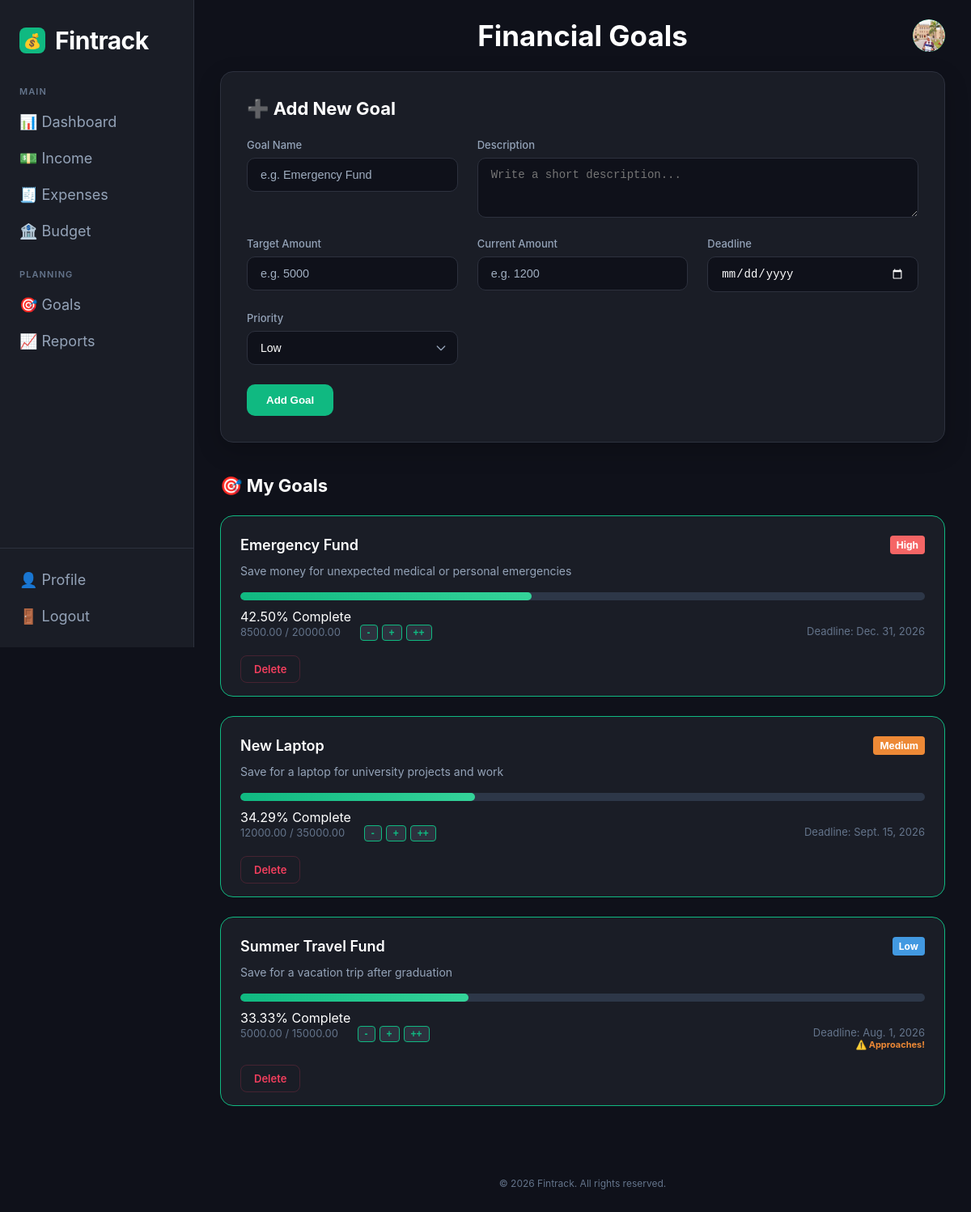
The page /goals/ (signed in) on the database its author committed.
### users/models.py (models this page shows, shortened)
class User(AbstractUser):
    total_balance = models.FloatField(default=0.0)
    job_title     = models.CharField(max_length=100, blank=True, default="")
    phone_number  = models.CharField(max_length=20,  blank=True, default="")
    country       = models.CharField(max_length=100, blank=True, default="")
    city          = models.CharField(max_length=100, blank=True, default="")
    avatar = models.ImageField(upload_to='avatars/', blank=True, null=True)

### goals/models.py (models this page shows)
class Goal(models.Model):
    user = models.ForeignKey(settings.AUTH_USER_MODEL, on_delete=models.CASCADE, null=True)
    goalTitle=models.CharField(max_length=100)
    goalAmount=models.DecimalField(max_digits=10,decimal_places=2)
    currentAmount=models.DecimalField(max_digits=10,decimal_places=2,default=0)
    goalDeadline=models.DateField()
    goalDescription=models.TextField(blank=True)
    PRIORITY_CHOICES = [
        ('low', 'Low'),
        ('medium', 'Medium'),
        ('high', 'High'),
    ]
    goalPriority=models.CharField(max_length=10, choices=PRIORITY_CHOICES, default='medium')
    @property
    def progress_percentage(self):
        if self.goalAmount and self.goalAmount > 0:
            percent = (self.currentAmount / self.goalAmount) * 100
            return min(percent, 100)
        return 0

### goals/views.py (the view, shortened to what this page needs)
# urls.py: path('', views.goals_view, name='goals'),
def goals_view(request):
    goals = Goal.objects.filter(user=request.user)
    today = timezone.now().date()
    for x in goals:
        if x.goalDeadline:
            days_left = (x.goalDeadline - today).days
            if days_left < 0:
                x.deadline_status = "expired"
            elif days_left <= 3:
                x.deadline_status = "urgent"
            else:
                x.deadline_status = "safe"
        else:
            x.deadline_status = "none"
    return render(request, 'goals/goals.html', {'goals': goals})

### goals/templates/goals/goals.html (shortened to what this page needs)
{% load static %}
<!DOCTYPE html>
<html lang="en">
<head>
    <link rel="stylesheet" href="{% static 'side-bar.css' %}">
    <link rel="stylesheet" href="{% static 'goals.css' %}">
</head>
<body>
    <div class="app">
        <aside id="sidebar"></aside>
        <div class="main">
            <nav class="topbar">
                <div class="page-title">Financial Goals</div>
                <div class="avatar">
                    {% if user.avatar %}
                        <img src="{{ user.avatar.url }}" style="width:100%;height:100%;object-fit:cover;border-radius:50%;">
                    {% else %}
                        {{ user.username|first|upper }}
                    {% endif %}
                </div>
            </nav>
            <div class="content">
                <form method="POST" id="goalForm" novalidate>
                    <div class="form-card">
                        <h2>➕ Add New Goal</h2>
                        <div class="form-grid">
                            <div class="form-group">
                                <label for="goalName">Goal Name</label>
                                <input type="text" name="goalName" required placeholder="e.g. Emergency Fund">
                            </div>
                            <div class="form-group" style="grid-column: span 2;">
                                <label for="goalDescription">Description</label>
                                <textarea name="goalDescription" required placeholder="Write a short description..." rows="3"></textarea>
                            </div>
                            <div class="form-group">
                                <label for="goalTarget">Target Amount</label>
                                <div style="display: flex; gap: 5px;">
                                    <input type="number" name="goalTarget" min="1" required placeholder="e.g. 5000" min="1" style="flex: 3;">
                                </div>
                            </div>
                            <div class="form-group">
                                <label for="goalCurrent">Current Amount</label>
                                <input type="number" name="goalCurrent" required placeholder="e.g. 1200" min="0">
                            </div>
                            <div class="form-group">
                                <label for="goalDeadline">Deadline</label>
                                <input type="date" name="goalDeadline" required>
                            </div>
                            <div class="form-group">
                                <label for="goalPriority">Priority</label>
                                <select name="goalPriority">
                                    <option value="low">Low</option>
                                </select>
                            </div>
                        </div>
                        <button type="submit" onclick="validateAndConfirm()" class="btn-add">Add Goal</button>
                    </div>
                </form>
                <div class="goals-section">
                    <h2>🎯 My Goals</h2>
                    {% if goals %}
                        {% for x in goals %}
                            <div class="goal-card">
                                <div class="goal-header">
                                    <h3>{{ x.goalTitle }}</h3>
                                    <span class="priority-badge {{ x.goalPriority }}">{{ x.goalPriority|title }}</span>
                                </div>
                                <p class="description">{{ x.goalDescription }}</p>
                                <div class="progress-bar">
                                    <div class="progress" style="--width: {{ x.progress_percentage }}%;"></div>
                                </div>
                                <span class="progress-text">{{ x.progress_percentage|floatformat:2 }}% Complete</span>
                                <div class="goal-footer">
                                    <div class="amount-info">
                                        <span>{{ x.currentAmount }} / {{ x.goalAmount }}</span>
                                        <div class="quick-update-btns" style="display: inline-flex; gap: 5px; margin-left: 10px;">
                                            <div class="quick-update-btns" style="display: inline-flex; gap: 5px; margin-left: 10px;">
                                                <button onclick="quickUpdate('{{ x.id }}', -10)" class="btn-small" >-</button>
                                                <button onclick="quickUpdate('{{ x.id }}', 10)" class="btn-small">+</button>
                                                <button onclick="quickUpdate('{{ x.id }}', 100)" class="btn-small">++</button>
                                            </div>
                                        </div>
                                    </div>
                                    <div style="display: flex; flex-direction: column; align-items: flex-end;">
                                        <span>Deadline: {{ x.goalDeadline }}</span>
                                        {% if x.deadline_status == 'urgent' %}
                                            <small style="color: #ed8936; font-weight: bold; font-size: 11px;">⚠️ Approaches!</small>
                                        {% elif x.deadline_status == 'expired' %}
                                            <small style="color: #f43f5e; font-weight: bold; font-size: 11px;">❌ Overdue</small>
                                        {% endif %}
                                    </div>
                                </div>
                                <div style="margin-top: 10px;">
                                    <a href="{% url 'delete_goal' x.id %}" class="btn-delete"
                                    onclick="return confirm('Are you sure you want to delete this goal?');">
                                    Delete
                                    </a>
                                </div>
                            </div>
                        {% endfor %}
                    {% else %}
                        <div class="empty-state" id="emptyState">
                            <p>No goals yet. Add your first goal above!</p>
                        </div>
                    {% endif %}
                </div>
            </div>
        </div>
    </div>
    <footer class="footer">
        <p>© 2026 Fintrack. All rights reserved.</p>
    </footer>
</body>
</html>

### static/side-bar.css (style rules this page uses)
* { margin: 0; padding: 0; box-sizing: border-box; }
body { font-family: 'Inter', 'Segoe UI', sans-serif; background-color: #0f111a; color: #ffffff; }
.app { display: flex; min-height: 100vh; }
aside#sidebar { width: 240px; background-color: #1a1d26; border-right: 1px solid #2d313e; display: flex; flex-direction: column; position: fixed; height: 100vh; z-index: 100; }
.main { margin-left: 240px; flex: 1; background-color: #0f111a; }
.topbar { display: flex; align-items: center; justify-content: space-between; padding: 1.5rem 2rem; position: relative; }
.page-title { font-size: 35px; font-weight: 700; position: absolute; left: 50%; transform: translateX(-50%); }
.avatar { margin-left: auto; width: 40px; height: 40px; background-color: #10b981; border-radius: 50%; }
.content { padding: 0 2rem 2rem; display: grid; grid-template-columns: repeat(auto-fit, minmax(200px, 1fr)); gap: 1.5rem; }
footer.footer { margin-left: 240px; padding: 2rem; text-align: center; font-size: 12px; color: #64748b; }
.avatar { margin-left: auto; width: 40px; height: 40px; border-radius: 50%; overflow: hidden; display: flex; align-items: center; justify-content: center; }

### goals/static/goals.css (style rules this page uses)
.content { display: block !important; }
.content h2 { font-size: 22px; font-weight: 700; margin-bottom: 1.5rem; color: #ffffff; display: flex; align-items: center; gap: 12px; }
.form-card { background-color: #1a1d26; padding: 2rem; border-radius: 16px; border: 1px solid #2d313e; margin-bottom: 2.5rem; box-shadow: 0 10px 30px rgba(0, 0, 0, 0.2); }
.form-grid { display: grid; grid-template-columns: repeat(auto-fit, minmax(240px, 1fr)); gap: 1.5rem; margin-bottom: 1.5rem; }
.form-group { display: flex; flex-direction: column; gap: 8px; }
.form-group label { font-size: 13px; color: #94a3b8; font-weight: 500; }
.form-group input, .form-group select, .form-group textarea { background-color: #0f111a; border: 1px solid #2d313e; padding: 12px 16px; border-radius: 10px; color: #ffffff; font-size: 14px; transition: all 0.3s ease; width: 100%; }
.form-group select { appearance: none; background-repeat: no-repeat; background-position: right 12px center; background-size: 16px; }
.goals-section { margin-top: 2rem; }
.goal-card { background-color: #1a1d26; padding: 1.5rem; border-radius: 16px; border: 1px solid #10b981; margin-bottom: 1.5rem; transition: all 0.3s ease; }
.goal-header { display: flex; justify-content: space-between; align-items: center; margin-bottom: 0.5rem; }
.goal-header h3 { font-size: 18px; font-weight: 600; color: #ffffff; }
.description { color: #94a3b8; font-size: 14px; line-height: 1.5; margin-bottom: 1rem; }
.progress-bar { background-color: #0f111a; height: 10px; border-radius: 10px; margin: 1rem 0; position: relative; overflow: hidden; display: flex; align-items: center; }
.progress { background: linear-gradient(90deg, #10b981, #34d399); height: 100%; border-radius: 10px; transition: width 0.5s ease; }
.goal-footer { display: flex; justify-content: space-between; font-size: 13px; color: #64748b; margin-bottom: 1.5rem; }
.btn-delete { color: #f43f5e; text-decoration: none; font-size: 13px; font-weight: 600; padding: 8px 16px; border: 1px solid rgba(244, 63, 94, 0.2); border-radius: 8px; transition: all 0.2s; }
.btn-add { background-color: #10b981; color: white; border: none; padding: 12px 24px; border-radius: 10px; font-weight: 600; cursor: pointer; transition: all 0.2s; }
.progress-bar { width: 100%; height: 10px; background-color: #2d3748; border-radius: 5px; overflow: hidden; margin: 10px 0; position: relative; }
.progress { background: linear-gradient(90deg, #10b981, #34d399); height: 100%; border-radius: 10px; transition: width 0.3s ease; width: var(--width, 0%); }
.priority-badge { padding: 4px 8px; border-radius: 4px; font-size: 12px; font-weight: bold; text-transform: capitalize; }
.priority-badge.high { background-color: #f56565; color: white; }
.priority-badge.medium { background-color: #ed8936; color: white; }
.priority-badge.low { background-color: #4299e1; color: white; }
.goal-header { display: flex; justify-content: space-between; align-items: center; margin-bottom: 10px; }
input, textarea, select { border: 1px solid #2d3748; transition: border 0.3s ease; }
input::placeholder { color: #a0aec0; font-size: 0.9rem; }
.btn-small { background-color: #2d313e; color: #10b981; border: 1px solid #10b981; border-radius: 4px; padding: 2px 8px; cursor: pointer; font-size: 12px; font-weight: bold; transition: 0.2s; }

### rows shown on the page
User: avatar (picture)
Goal: goalTitle "Emergency Fund", goalPriority "High", goalDescription "Save money for unexpected medical or personal emergencies", progress_percentage "42.50", currentAmount "8500.00", goalAmount "20000.00", goalDeadline "Dec. 31, 2026"
Goal: goalTitle "New Laptop", goalPriority "Medium", goalDescription "Save for a laptop for university projects and work", progress_percentage "34.29", currentAmount "12000.00", goalAmount "35000.00", goalDeadline "Sept. 15, 2026"
Goal: goalTitle "Summer Travel Fund", goalPriority "Low", goalDescription "Save for a vacation trip after graduation", progress_percentage "33.33", currentAmount "5000.00", goalAmount "15000.00", goalDeadline "Aug. 1, 2026", shows "⚠️ Approaches!"
